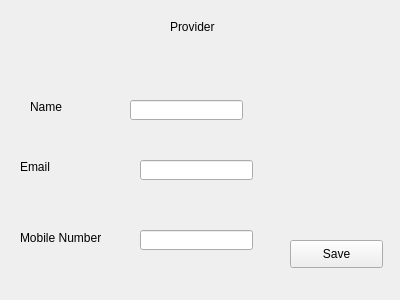
<?xml version="1.0" encoding="UTF-8"?>
<ui version="4.0">
 <class>provider</class>
 <widget class="QWidget" name="provider">
  <property name="geometry">
   <rect>
    <x>0</x>
    <y>0</y>
    <width>400</width>
    <height>300</height>
   </rect>
  </property>
  <property name="windowTitle">
   <string>Form</string>
  </property>
  <widget class="QLineEdit" name="name_LineEdit">
   <property name="geometry">
    <rect>
     <x>130</x>
     <y>100</y>
     <width>113</width>
     <height>20</height>
    </rect>
   </property>
  </widget>
  <widget class="QLineEdit" name="email_LineEdit">
   <property name="geometry">
    <rect>
     <x>140</x>
     <y>160</y>
     <width>113</width>
     <height>20</height>
    </rect>
   </property>
  </widget>
  <widget class="QLineEdit" name="mobile_LineEdit">
   <property name="geometry">
    <rect>
     <x>140</x>
     <y>230</y>
     <width>113</width>
     <height>20</height>
    </rect>
   </property>
  </widget>
  <widget class="QLabel" name="label">
   <property name="geometry">
    <rect>
     <x>170</x>
     <y>20</y>
     <width>47</width>
     <height>13</height>
    </rect>
   </property>
   <property name="text">
    <string>Provider</string>
   </property>
  </widget>
  <widget class="QLabel" name="label_2">
   <property name="geometry">
    <rect>
     <x>30</x>
     <y>100</y>
     <width>47</width>
     <height>13</height>
    </rect>
   </property>
   <property name="text">
    <string>Name</string>
   </property>
  </widget>
  <widget class="QLabel" name="label_3">
   <property name="geometry">
    <rect>
     <x>20</x>
     <y>160</y>
     <width>47</width>
     <height>13</height>
    </rect>
   </property>
   <property name="text">
    <string>Email</string>
   </property>
  </widget>
  <widget class="QLabel" name="label_4">
   <property name="geometry">
    <rect>
     <x>20</x>
     <y>230</y>
     <width>81</width>
     <height>16</height>
    </rect>
   </property>
   <property name="text">
    <string>Mobile Number</string>
   </property>
  </widget>
  <widget class="QPushButton" name="saveButton">
   <property name="geometry">
    <rect>
     <x>290</x>
     <y>240</y>
     <width>93</width>
     <height>28</height>
    </rect>
   </property>
   <property name="text">
    <string>Save</string>
   </property>
  </widget>
 </widget>
 <resources/>
 <connections/>
</ui>
